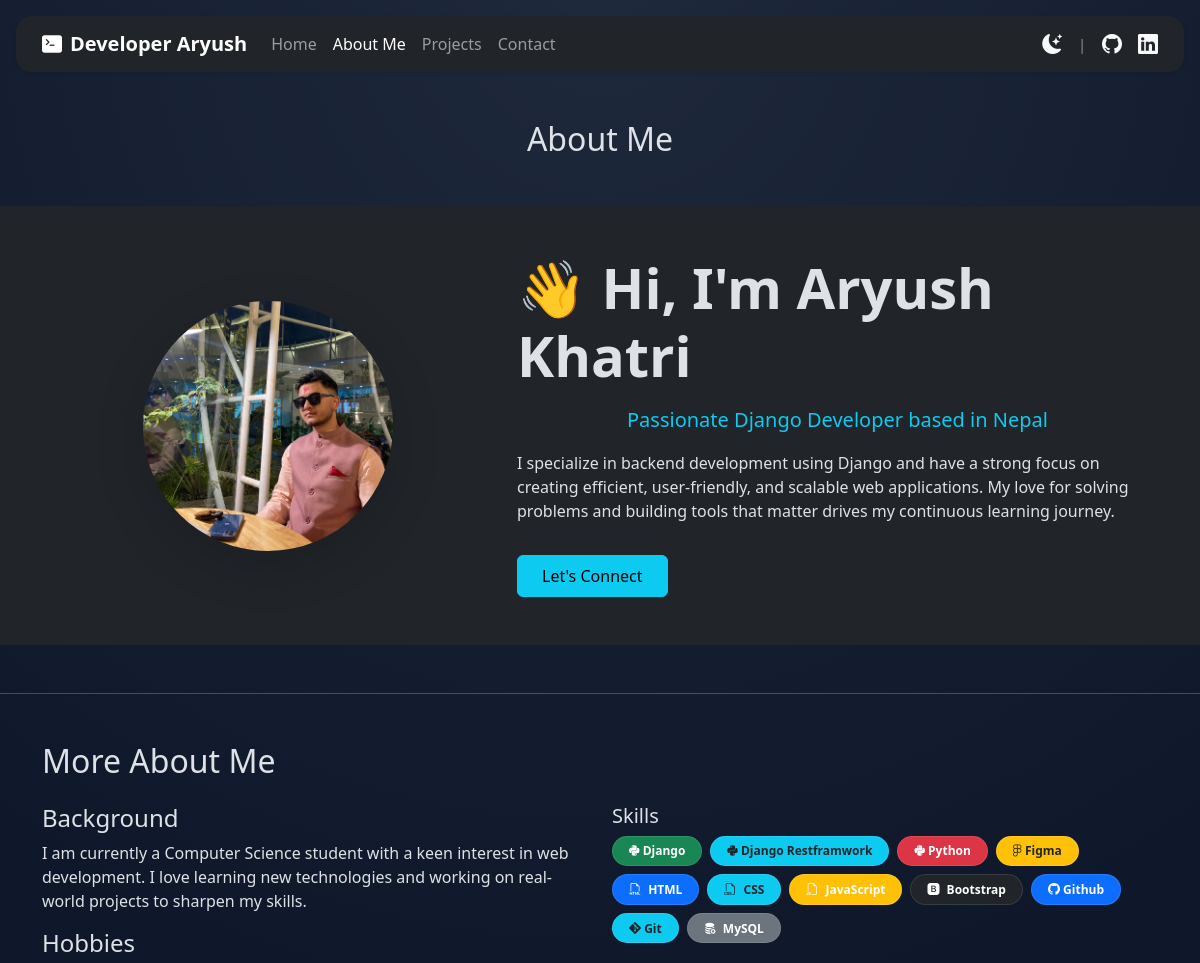
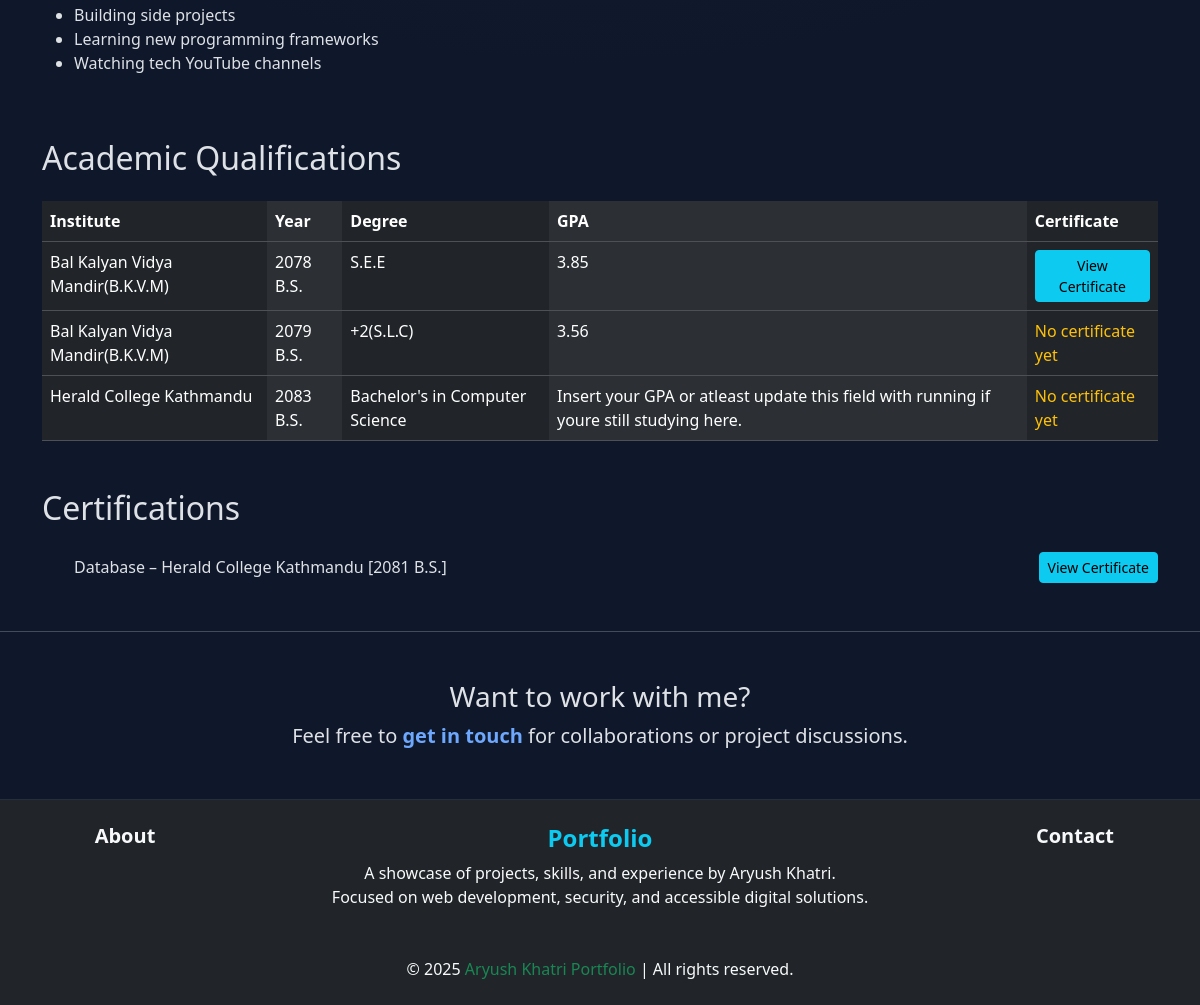
The app's page /aryush/about/ with its own data (2 pictures, top to bottom).
### portfolio_app/models.py (models this page shows, shortened)
class Qualification(models.Model):
    QUALIFICATION_CHOICES = [
        ('AC', 'Academic'),
        ('CE', 'Certification'),
    ]
    qualification_type = models.CharField(max_length=2, choices=QUALIFICATION_CHOICES)
    institute = models.CharField(max_length=100)
    year = models.CharField(max_length=20)
    title = models.CharField(max_length=100)  # Degree or Certificate title
    gpa = models.FloatField(null=True, blank=True)
    certificate = models.ImageField(upload_to="static/images/",null=True,blank=True)
    created_at = models.DateTimeField(auto_now_add=True)
    updated_at = models.DateTimeField(auto_now=True)

### portfolio_app/views.py (the view)
# urls.py: path('aryush/about/', about, name="about"),
def about(request):
    academic_obj = Qualification.objects.filter(qualification_type="AC")
    certification_obj = Qualification.objects.filter(qualification_type="CE")
    education = {"academics":academic_obj,"certifications":certification_obj}
    return render(request, 'portfolio_app/about.html',education)

### portfolio_app/templates/portfolio_app/about.html (shortened to what this page needs)
{% extends "layout.html" %}
{% load static %}
{% block content %}
<h2 class="text-center my-5">About Me</h2>
<section class="bg-dark py-5">
  <div class="container">
    <div class="row align-items-center">
      <div class="col-md-5 text-center mb-4 mb-md-0">
        <img src="{% static 'images/aryush.jpg' %}" class="rounded-circle img-fluid shadow-lg" alt="Profile Photo" style="max-width: 250px;">
      </div>
      <div class="col-md-7">
        <h1 class="display-4 fw-bold mb-3">👋 Hi, I'm Aryush Khatri</h1>
        <p class="lead mb-3 text-info text-center">      Passionate Django Developer based in Nepal</p>
        <p>I specialize in backend development using Django and have a strong focus on creating efficient, user-friendly, and scalable web applications. My love for solving problems and building tools that matter drives my continuous learning journey.</p>
        <a href="{% url 'contact' %}" class="btn btn-info mt-3 px-4 py-2">Let's Connect</a>
      </div>
    </div>
  </div>
</section>
<hr class="my-5">
<div class="container my-5">
  <h2 class="mb-4">More About Me</h2>
  <div class="row">
    <div class="col-md-6">
      <h4>Background</h4>
      <p>I am currently a Computer Science student with a keen interest in web development. I love learning new technologies and working on real-world projects to sharpen my skills.</p>
      <h4>Hobbies</h4>
      <ul>
        <li>Building side projects</li>
        <li>Learning new programming frameworks</li>
        <li>Watching tech YouTube channels</li>
      </ul>
    </div>
    <div class="col-md-6">
      <h5>Skills</h5>
      <div class="d-flex flex-wrap gap-2">
        <span class="badge rounded-pill bg-success p-2 px-3"><i class="fab fa-python"></i> Django</span>
        <span class="badge rounded-pill bg-info text-dark p-2 px-3"><i class="fab fa-python"></i> Django Restframwork</span>
        <span class="badge rounded-pill bg-danger p-2 px-3"><i class="fab fa-python"></i> Python</span>
        <span class="badge rounded-pill bg-warning text-dark p-2 px-3"><i class="fab fa-figma"></i> Figma</span>
        <span class="badge rounded-pill bg-primary p-2 px-3"><i class="bi bi-filetype-html me-1"></i> HTML</span>
        <span class="badge rounded-pill bg-info text-dark p-2 px-3"><i class="bi bi-filetype-css me-1"></i> CSS</span>
        <span class="badge rounded-pill bg-warning p-2 px-3"><i class="bi bi-filetype-js me-1"></i> JavaScript</span>
        <span class="badge rounded-pill bg-dark p-2 px-3"><i class="bi bi-bootstrap-fill me-1"></i> Bootstrap</span>
        <span class="badge rounded-pill bg-primary p-2 px-3"><i class="bi bi-github"></i> Github</span>
        <span class="badge rounded-pill bg-info text-dark p-2 px-3"><i class="bi bi-git"></i> Git</span>
        <span class="badge rounded-pill bg-secondary p-2 px-3"><i class="bi bi-database-fill-gear me-1"></i> MySQL</span>
      </div>
    </div>
  </div>
</div>
<div class="container my-5">
  <h2 class="mb-4">Academic Qualifications</h2>
  <table class="table table-dark table-hover table-striped-columns">
    <thead>
      <tr>
        <th scope="col">Institute</th>
        <th scope="col">Year</th>
        <th scope="col">Degree</th>
        <th scope="col">GPA</th>
        <th scope="col">Certificate</th>
      </tr>
    </thead>
    <tbody>
      {% for academic in academics  %}
        <tr>
          <td>{{academic.institute}}</td>
          <td>{{academic.year}}</td>
          <td>{{academic.title}}</td>
          {% if academic.gpa %}
          <td>{{academic.gpa}}</td>
          {% else %}
          <td>Insert your GPA or atleast update this field with running if youre still studying here.</td>
          {% endif %}
          {% if academic.certificate %}
        <td><button type="button" class="btn btn-sm btn-info" data-bs-toggle="modal" data-bs-target="#certModal{{ academic.id }}">
          View Certificate
        </button>
        </td>
        {% else %}
        <td><span class="text-warning">No certificate yet</span></td>
        {% endif %}
    </tr>
    {% endfor %}
    </tbody>
  </table>
</div>
<div class="container my-5">
  <h2 class="mb-4">Certifications</h2>
  <ul class="list-group-dark list-group-flush">
    {% for certification in certifications %}
      <li class="list-group-item d-flex justify-content-between align-items-center">
        <div>
          {{ certification.title }} – {{ certification.institute }} [{{ certification.year }}]
        </div>
        {% if certification.certificate %}
          <button type="button" class="btn btn-sm btn-info" data-bs-toggle="modal" data-bs-target="#certModal{{ certification.id }}">
            View Certificate
          </button>
        {% else %}
          <span class="text-warning">No certificate</span>
        {% endif %}
      </li>
    {% endfor %}
  </ul>
</div>
<hr class="my-5">
<div class="container text-center my-5">
  <h3>Want to work with me?</h3>
  <p class="lead">Feel free to <a href="{% url 'contact' %}" class="text-decoration-none fw-bold">get in touch</a> for collaborations or project discussions.</p>
</div>
{% endblock %}

### static/css/style.css (style rules this page uses)
:root { --glass-bg: rgba(255, 255, 255, 0.05); --glass-border: rgba(255, 255, 255, 0.1); --glass-blur: 10px; --neon-blue: #0dcaf0; --deep-bg: #0f172a; }
[data-bs-theme="dark"] body { background-color: var(--deep-bg) !important; background-image: radial-gradient(circle at 50% 0%, #1e293b 0%, var(--deep-bg) 50%); background-attachment: fixed; }
[data-bs-theme="dark"] .badge { border: 1px solid rgba(255, 255, 255, 0.1); }

### records on screen
Qualification: institute "Bal Kalyan Vidya Mandir(B.K.V.M)", year "2078 B.S.", title "S.E.E", gpa "3.85"
Qualification: institute "Bal Kalyan Vidya Mandir(B.K.V.M)", year "2079 B.S.", title "+2(S.L.C)", gpa "3.56", certificate "No certificate yet"
Qualification: institute "Herald College Kathmandu", year "2083 B.S.", title "Bachelor's in Computer Science", shows "Insert your GPA or atleast update this field with running if youre still studying here.", certificate "No certificate yet"
Qualification: title "Database", institute "Herald College Kathmandu", year "2081 B.S."
